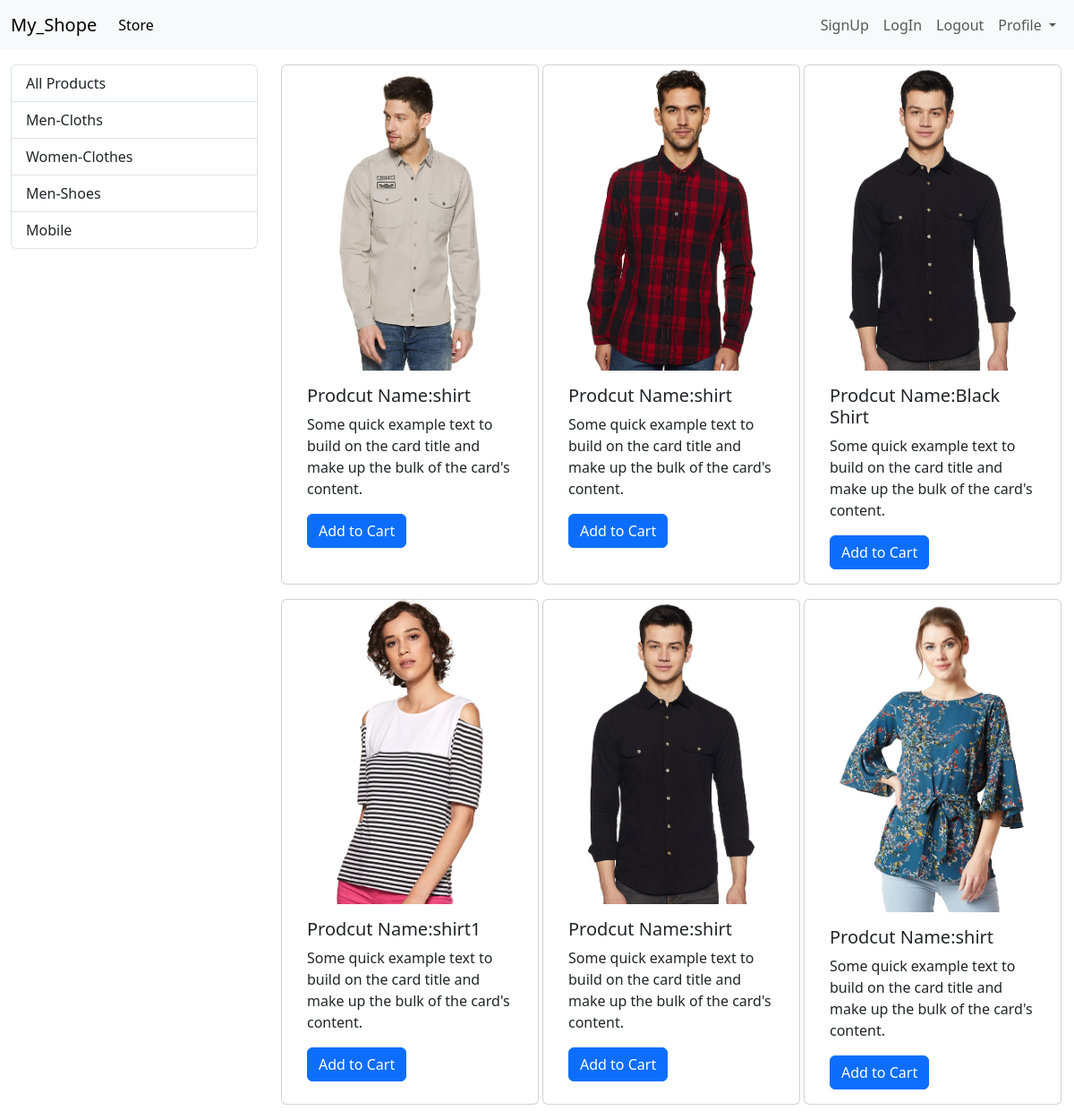
The page / on the database its author committed.
### store/models/category.py (models this page shows, shortened)
class Category(models.Model):
    name=models.CharField(max_length=50)
    @staticmethod
    def get_all_category():
        return Category.objects.all()

### store/models/products.py (models this page shows, shortened)
class Products(models.Model):
    product_name=models.CharField(max_length=50)
    pro_des=models.CharField(max_length=250 ,default="")
    pro_price=models.IntegerField(default=0)
    pro_img=models.ImageField(upload_to="uploaded/products/")
    category=models.ForeignKey(to=Category,on_delete=models.RESTRICT,)
    @staticmethod
    def get_all_produts():
        return Products.objects.all()

### store/views.py (the view)
# urls.py: path('', views.index,name='index'),
def index(request):
    products=None
    categories=Category.get_all_category()
    categoryID=request.GET.get('category')
    if categoryID:
        products=Products.get_all_produts_by_categoryid(categoryID)
    else:
        products=Products.get_all_produts()
    data={'products':products,'categories':categories}
    return render(request,"index.html",data)

### templates/index.html
{% extends "base.html" %} {% block title %}My_store{% endblock title %}
{% block content %}
<div class="container-fluid mt-3">
  <div class="row">
    <div class="col-lg-3">
      <div class="list-group">
          <a href="/" class="list-group-item">All Products</a>
          {% for category in categories  %}
          <a href="?category={{category.id}}" class="list-group-item">{{category.name}}</a>
          {% endfor %}
      </div>
    </div>
    <div id="product" class="col-lg-9">
      <div class="row mx-auto">
        {% for product in products %}
        <div class="card mx-auto mb-3" style="width: 18rem">
          <img src="{{product.pro_img.url}}" class="card-img-top" alt="..." />
          <div class="card-body">
            <h5 class="card-title">Prodcut Name:{{product.product_name}}</h5>
            <p class="card-text">
              Some quick example text to build on the card title and make up the
              bulk of the card's content.
            </p>
            <a href="/#" class="btn btn-primary">Add to Cart</a>
          </div>
        </div>
        {% endfor %}
      </div>
    </div>
  </div>
</div>
{% endblock content %}

### rows shown on the page
Category: name "Men-Cloths"
Category: name "Women-Clothes"
Category: name "Men-Shoes"
Category: name "Mobile"
Products: pro_img (picture), product_name "shirt"
Products: pro_img (picture), product_name "shirt"
Products: pro_img (picture), product_name "Black Shirt"
Products: pro_img (picture), product_name "shirt1"
Products: pro_img (picture), product_name "shirt"
Products: pro_img (picture), product_name "shirt"
